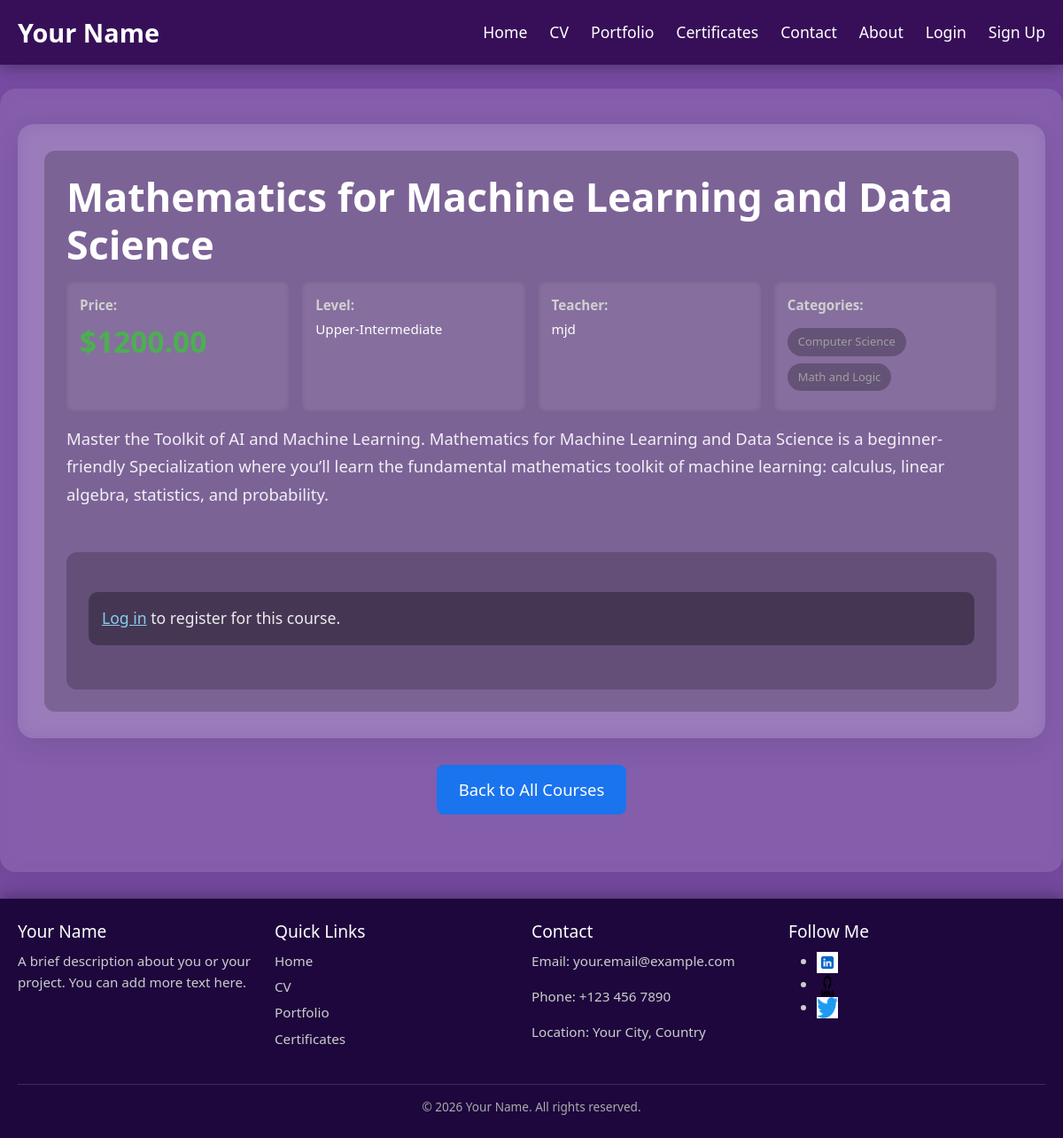
Page /courses/3/ on the committed database.
### accounts/models.py (models this page shows, shortened)
class TeacherCourse(models.Model):
    STATUS_CHOICES = (
        ('draft', 'Draft'),
        ('pending', 'Pending Review'),
        ('approved', 'Approved'),
        ('rejected', 'Rejected'),
        ('published', 'Published'),
        ('archived', 'Archived'),
    )
    LANGUAGE_CHOICES = (
        ('en', 'English'),
        ('ar', 'Arabic'),
        ('fr', 'French'),
        ('es', 'Spanish'),
    )
    language = models.CharField(
        max_length=10,
        choices=LANGUAGE_CHOICES,
        default='en', # It's good practice to have a default
        verbose_name="Language of Instruction"
    )
    teacher_profile = models.ForeignKey(
        Profile,
        on_delete=models.CASCADE,
        related_name='courses',
        verbose_name="Teacher Profile"
    )
    title = models.CharField(max_length=255, verbose_name="Course Title")
    description = models.TextField(verbose_name="Course Description")
    course_picture = models.ImageField(
        upload_to='course_thumbnails/',
        default='course_thumbnails/default_course.png',
        blank=True,
        null=True
    )
    video_trailer_url = models.URLField(max_length=200, blank=True, null=True)
    price = models.DecimalField(
        max_digits=10,
        decimal_places=2,
        verbose_name="Course Price",
        validators=[MinValueValidator(Decimal('0.00'))] # Corrected validator to use Decimal
    )
    language = models.CharField(
        max_length=2,
        choices=LANGUAGE_CHOICES,
        default='en',
        verbose_name="Instruction Language"
    )
    categories = models.ManyToManyField(
        CourseCategory,
        related_name='courses',
        verbose_name="Categories"
    )
    level = models.ForeignKey(
        CourseLevel,
        on_delete=models.SET_NULL,
        null=True,
        blank=True,
        related_name='courses',
        verbose_name="Level"
    )
    featured = models.BooleanField(
        default=False,
        help_text="Check to mark this course as featured on the homepage."
    )
    status = models.CharField(
        max_length=20,
        choices=STATUS_CHOICES,
        default='draft',
        help_text="Current publication status of the course."
    )
    created_at = models.DateTimeField(auto_now_add=True)
    updated_at = models.DateTimeField(auto_now=True)
    class Meta:
        verbose_name = "Teacher Course"
        verbose_name_plural = "Teacher Courses"
        ordering = ['-created_at']

class CourseLevel(models.Model):
    name = models.CharField(max_length=50, unique=True)
    class Meta:
        verbose_name_plural = "Course Levels"
        ordering = ['name']
    def __str__(self):
        return self.name

class Profile(models.Model):
    user = models.OneToOneField(CustomUser, on_delete=models.CASCADE, related_name='profile')
    profile_picture = models.ImageField(
        upload_to='images/profiles/',
        default='images/profiles/default.jpg',
        blank=True,
        null=True,
    )
    bio = models.TextField(max_length=500, blank=True, null=True)
    full_name_en = models.CharField(
        max_length=255,
        blank=True,
        null=True,
        verbose_name="Full Name (English)"
    )
    full_name_ar = models.CharField(
        max_length=255,
        blank=True,
        null=True,
        verbose_name="Full Name (Arabic)"
    )
    phone_number = models.CharField(
        max_length=20,
        blank=True,
        null=True,
        verbose_name="Phone Number"
    )
    experience_years = models.IntegerField(
        verbose_name="Years of Experience",
        default=0,
        blank=True,
        null=True,
        help_text="Number of years of teaching experience."
    )
    university = models.CharField(
        max_length=255,
        verbose_name="University Attended",
        blank=True,
        null=True,
        help_text="Name of the university you graduated from."
    )
    graduation_year = models.IntegerField(
        verbose_name="Graduation Year",
        blank=True,
        null=True,
        help_text="Year of your graduation."
    )
    major = models.CharField(
        max_length=255,
        verbose_name="Major/Specialization",
        blank=True,
        null=True,
        help_text="Your primary field of study."
    )
    is_teacher_application_pending = models.BooleanField(
        default=False,
        help_text="Is the teacher application awaiting admin approval?"
    )
    is_teacher_approved = models.BooleanField(
        default=False,
        help_text="Has the teacher application been approved by an admin?"
    )
    approved_by = models.ForeignKey(
        CustomUser,
        on_delete=models.SET_NULL,
        null=True, blank=True,
        related_name='approved_teacher_applications',
        help_text="Admin who approved this teacher application."
    )
    approval_date = models.DateTimeField(
        null=True, blank=True,
        help_text="Date and time when the application was approved."
    )
    rejected_by = models.ForeignKey(
        CustomUser,
        on_delete=models.SET_NULL,
        null=True, blank=True,
        related_name='rejected_teacher_applications',
        help_text="Admin who rejected this teacher application."
    )
    rejection_date = models.DateTimeField(
        null=True, blank=True,
        help_text="Date and time when the application was rejected."
    )
    rejection_reason = models.TextField(
        null=True, blank=True,
        help_text="Reason for rejection, if applicable."
    )
    commission_percentage = models.DecimalField(
        max_digits=5,
        decimal_places=2,
        default=Decimal('0.00'), # Corrected default to Decimal
        help_text="Commission percentage (e.g., 5.00 for 5%) deducted from course earnings."
    )
    class Meta:
        verbose_name = "User Profile"
        verbose_name_plural = "User Profiles"

class CustomUser(AbstractUser):
    USER_TYPE_CHOICES = (
        ('student', 'Student'),
        ('teacher', 'Teacher'),
        ('admin', 'Admin'),
    )
    user_type = models.CharField(max_length=10, choices=USER_TYPE_CHOICES, default='student')

class CourseCategory(models.Model):
    name = models.CharField(max_length=100, unique=True)
    class Meta:
        verbose_name_plural = "Course Categories"
        ordering = ['name']

### accounts/views.py (the view)
# urls.py: path('courses/<int:course_id>/', views.course_detail, name='course_detail'),
def course_detail(request, course_id):
    course = get_object_or_404(TeacherCourse, id=course_id, status__in=['published', 'approved'])
    is_enrolled = False
    if request.user.is_authenticated:
        if hasattr(request.user, 'profile') and request.user.profile:
            is_enrolled = EnrolledCourse.objects.filter(student=request.user.profile, course=course).exists()
        else:
            logging.warning(f"User {request.user.username} is authenticated but has no profile.")
    context = {
        'page_title': course.title,
        'course': course,
        'is_enrolled': is_enrolled,
    }
    return render(request, 'course_detail.html', context)

### templates/course_detail.html (shortened to what this page needs)
{% extends 'base.html' %}
{% load static %}
{% block content %}
<div class="course-detail-wrapper">
    <div class="course-content-column">
        <div class="course-main-text-section">
            <h1>{{ course.title }}</h1>
            <div class="info-grid">
                <div class="info-item">
                    <strong>Price:</strong>
                    <span><span class="price-section">${{ course.price }}</span></span>
                </div>
                <div class="info-item">
                    <strong>Level:</strong>
                    <span>{{ course.level }}</span>
                </div>
                <div class="info-item">
                    <strong>Teacher:</strong>
                    <span>{{ course.teacher_profile.user.get_full_name|default:course.teacher_profile.user.username }}</span>
                </div>
                <div class="info-item">
                    <strong>Categories:</strong>
                    <div class="categories-list">
                        {% for category in course.categories.all %}
                            <span>{{ category.name }}</span>
                        {% endfor %}
                    </div>
                </div>
            </div>
            <div class="course-description">
                <p>{{ course.description }}</p>
            </div>
        </div>
        <div class="course-sidebar">
            {% if user.is_authenticated %}
                {% if is_enrolled %}
                    <div class="enrolled-message">You are already enrolled in this course!</div>
                {% else %}
                    <form action="{% url 'register_for_course' course.id %}" method="post" class="w-100 d-flex justify-content-start">
                        {% csrf_token %}
                        <button type="submit" class="register-button">Register for Course</button>
                    </form>
                {% endif %}
            {% else %}
                <p class="login-register-prompt-sidebar">
                    <a href="{% url 'login' %}?next={{ request.path }}">Log in</a> to register for this course.
                </p>
            {% endif %}
        </div>
    </div>
</div>
<p class="text-center">
    <a href="{% url 'course_view' %}" class="back-button">Back to All Courses</a>
</p>
{% endblock %}

### static/css/styles.css (style rules this page uses)
body { font-family: 'Poppins', sans-serif; text-align: center; background: linear-gradient(135deg, #764ba2, #764ba2); margin: 0; padding-top: 70px; color: white; min-height: 100vh; display: flex; flex-direction: column; align-items: center; justify-content: flex-start; line-height: 1.6; overflow-x: hidden; }
.page-content h1 { color: white; font-size: 2.8em; margin-bottom: 20px; font-weight: 700; }
.page-content p { line-height: 1.7; font-size: 1.1em; color: rgba(255, 255, 255, 0.9); margin-bottom: 25px; }

### templates/course_detail.html (style rules this page uses)
.course-detail-wrapper { max-width: 1200px; margin: 0 auto; background: rgba(255, 255, 255, 0.1); backdrop-filter: blur(10px); border-radius: 18px; box-shadow: 0 10px 30px rgba(0,0,0,0.08); padding: 30px; display: flex; flex-wrap: wrap; gap: 30px; text-align: left; }
.course-content-column { flex: 1 1 65%; min-width: 500px; background: rgba(0, 0, 0, 0.2); border-radius: 12px; padding: 25px; box-sizing: border-box; display: flex; flex-direction: column; gap: 25px; }
.course-main-text-section { display: flex; flex-direction: column; gap: 15px; }
.course-content-column h1 { font-size: 2.8em; margin-bottom: 0; font-weight: 700; color: white; line-height: 1.2; }
.info-grid { display: grid; grid-template-columns: repeat(auto-fit, minmax(180px, 1fr)); gap: 15px; margin-top: 0; margin-bottom: 0; }
.info-item { background: rgba(255, 255, 255, 0.08); border-radius: 8px; padding: 15px; font-size: 0.95em; display: flex; flex-direction: column; align-items: flex-start; text-align: left; box-shadow: inset 0 0 5px rgba(0,0,0,0.1); }
.info-item strong { font-weight: 600; color: #d0d0d0; margin-bottom: 5px; }
.price-section { font-size: 2.2em; font-weight: 700; color: #4CAF50; display: block; }
.categories-list { margin-top: 10px; }
.categories-list span { background-color: rgba(0, 0, 0, 0.25); padding: 6px 12px; border-radius: 20px; margin-right: 8px; margin-bottom: 8px; display: inline-block; font-size: 0.85em; color: #a0a0a0; }
.course-description { padding: 0; background: none; border-radius: 0; line-height: 1.7; font-size: 1.05em; color: rgba(255, 255, 255, 0.9); box-shadow: none; margin-top: 0; }
.course-sidebar { background: rgba(0, 0, 0, 0.2); border-radius: 12px; padding: 25px; box-sizing: border-box; display: flex; flex-direction: column; gap: 15px; align-items: flex-start; text-align: left; margin-top: 0; width: 100%; }
.login-register-prompt-sidebar { text-align: left; font-size: 1.1em; margin-top: 20px; padding: 15px; background: rgba(0,0,0,0.3); border-radius: 10px; width: 100%; box-sizing: border-box; color: rgba(255, 255, 255, 0.9); }
.login-register-prompt-sidebar a { color: #87CEEB; text-decoration: underline; font-weight: 500; transition: color 0.3s ease; }
.back-button { display: inline-block; padding: 12px 25px; background-color: rgba(0, 123, 255, 0.8); color: white; text-decoration: none; border-radius: 8px; margin-top: 30px; transition: background-color 0.3s ease, transform 0.2s ease; font-weight: 500; font-size: 1.05em; }

### rows in the picture
TeacherCourse: title "Mathematics for Machine Learning and Data Science", level "Upper-Intermediate", teacher_profile.user.get_full_name "mjd", description "Master the Toolkit of AI and Machine Learning. Mathematics for Machine Learning and Data Science is a beginner-friendly Specialization where you’ll learn the fundamental mathematics toolkit of machine learning: calculus, linear algebra, statistics, and probability."
CourseCategory: name "Computer Science"
CourseCategory: name "Math and Logic"
